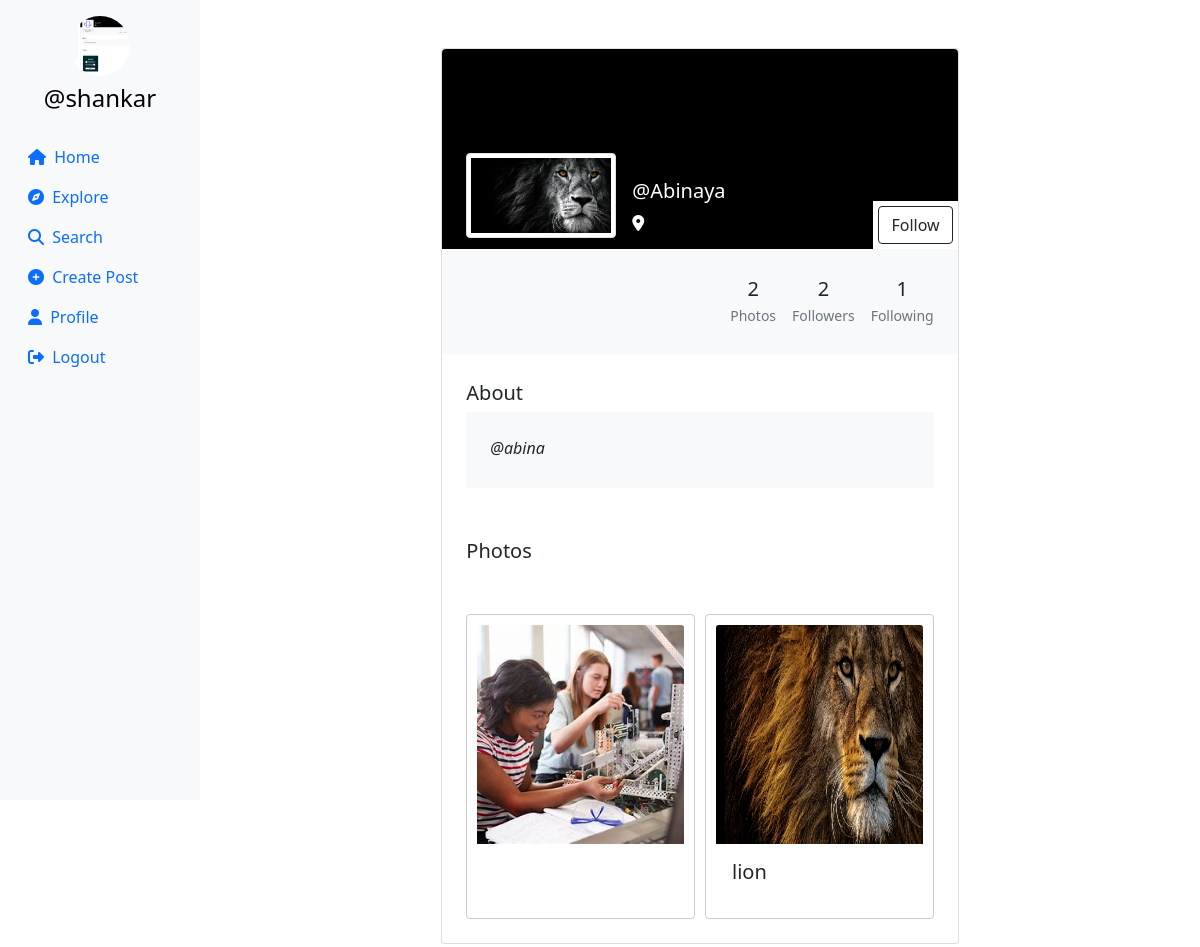
The app's page /profile/Abinaya (signed in) with its own data.
### userauth/models.py (models this page shows, shortened)
class Profile(models.Model):
    user = models.ForeignKey(User, on_delete=models.CASCADE)
    id_user = models.IntegerField(primary_key=True, default=0)
    bio = models.TextField(blank=True, default='')
    profileimg = models.ImageField(upload_to='profile_images', default='blank-profile-picture.png')
    location = models.CharField(max_length=100, blank=True, default='')

class Post(models.Model):
    id = models.UUIDField(primary_key=True, default=uuid.uuid4)
    user = models.CharField(max_length=100)
    image = models.ImageField(upload_to='post_images')
    caption = models.TextField()
    created_at = models.DateTimeField(default=datetime.now)
    no_of_likes = models.IntegerField(default=0)

### userauth/views.py (the view, shortened to what this page needs)
# urls.py: path('profile/<str:id_user>', views.profile),
@login_required(login_url='/loginn')
def profile(request,id_user):
    user_object = User.objects.get(username=id_user)
    print(user_object)
    profile = Profile.objects.get(user=request.user)
    user_profile = Profile.objects.get(user=user_object)
    user_posts = Post.objects.filter(user=id_user).order_by('-created_at')
    user_post_length = len(user_posts)
    follower = request.user.username
    user = id_user
    if Followers.objects.filter(follower=follower, user=user).first():
        follow_unfollow = 'Unfollow'
    else:
        follow_unfollow = 'Follow'
    user_followers = len(Followers.objects.filter(user=id_user))
    user_following = len(Followers.objects.filter(follower=id_user))
    context = {
        'user_object': user_object,
        'user_profile': user_profile,
        'user_posts': user_posts,
        'user_post_length': user_post_length,
        'profile': profile,
        'follow_unfollow':follow_unfollow,
        'user_followers': user_followers,
        'user_following': user_following,
    }
    return render(request, 'profile.html', context)

### templates/profile.html (shortened to what this page needs)
{% load static %}
<!DOCTYPE html>
<html lang="en">
<head>
    <link rel="stylesheet" href="https://maxcdn.bootstrapcdn.com/bootstrap/4.5.2/css/bootstrap.min.css">
    <link href="https://cdn.jsdelivr.net/npm/bootstrap@5.0.2/dist/css/bootstrap.min.css" rel="stylesheet"
>
    <link rel="stylesheet" href="{% static 'css/app.css' %}">
</head>
<body>
    {% load static %}
    <div class="container-fluid">
        <div class="row">
            <nav class="col-md-2 d-none d-md-block sidebar" style="position: fixed;">
                <div class="text-center mt-3">
                    <img src="{{profile.profileimg.url}}" alt="Profile Picture" class="profile-pic">
                    <h4 class="mt-2"><a href="/profile/{{user}}" style="text-decoration:none;">@{{user}}</a></h4>
                </div>
                <ul class="nav flex-column mt-4">
                    <li class="nav-item">
                        <a class="nav-link active" href="/">
                            <i class="fa-solid fa-house mr-1"></i> Home
                        </a>
                    </li>
                    <li class="nav-item">
                        <a class="nav-link" href="/explore">
                            <i class="fa-solid fa-compass mr-1"></i> Explore
                        </a>
                    </li>
                    <li class="nav-item">
                        <a class="nav-link" href="#" data-bs-toggle="modal" data-bs-target="#exampleModal3">
                            <i class="fa-solid fa-magnifying-glass mr-1"></i> Search
                        </a>
                    </li>
                    <li class="nav-item">
                        <a class="nav-link" href="#" data-bs-toggle="modal" data-bs-target="#exampleModal2"
                            data-bs-whatever="@getbootstrap">
                            <i class="fa-solid fa-circle-plus mr-1"></i> Create Post
                        </a>
                    </li>
                    <li class="nav-item">
                        <a class="nav-link" href="/profile/{{user}}">
                            <i class="fa-solid fa-user mr-1"></i> Profile
                        </a>
                    </li>
                    <li class="nav-item">
                        <a class="nav-link" href="/logoutt">
                            <i class="fa-solid fa-right-from-bracket mr-1"></i> Logout
                        </a>
                    </li>
                </ul>
            </nav>
            {% load static %}
            <main role="main" class="col-md-9 ml-sm-auto col-lg-10 px-md-4">
                <section class="gradient-custom-2">
                    <div class="container py-5">
                        <div class="row d-flex justify-content-center align-items-center h-100">
                            <div class="col col-lg-9 col-xl-7">
                                <div class="card">
                                    <div class="rounded-top text-white d-flex flex-row"
                                        style="background:black; height:200px;">
                                        <div class="ms-4  d-flex flex-column" style="width: 150px; margin-top:5rem;">
                                            <img src="{{user_profile.profileimg.url}}" alt="Generic placeholder image"
                                                class="img-fluid img-thumbnail mt-4 mb-2"
                                                style="width: 150px; z-index: 1">
                                        </div>
                                        <div class="ms-3" style="margin-top: 130px;">
                                            <h5>@{{user_profile.user}}</h5>
                                            <p><i class="fa-solid fa-location-dot"></i> {{user_profile.location}}</p>
                                        </div>
                                        <div style="margin-inline-start: auto; margin-top: auto;background:white;">
                                        <form action="/follow" method="POST">
                                            {% csrf_token %}  {% if user != user_profile.user %}
                                            <button type="submit" class="btn btn-outline-dark"
                                                data-mdb-ripple-color="dark" style="z-index: 1; margin: 5px;"
                                                data-bs-toggle="modal" data-bs-target="#exampleModal1"
                                                data-bs-whatever="@getbootstrap">
                                                {{follow_unfollow}}
                                            </button>
                                            {% endif %}
</form>
                                        </div>
                                    </div>
                                    <div class="p-4 text-black" style="background-color: #f8f9fa;">
                                        <div class="d-flex justify-content-end text-center py-1">
                                            <div>
                                                <p class="mb-1 h5">{{user_post_length}}</p>
                                                <p class="small text-muted mb-0">Photos</p>
                                            </div>
                                            <div class="px-3">
                                                <p class="mb-1 h5">{{user_followers}}</p>
                                                <p class="small text-muted mb-0">Followers</p>
                                            </div>
                                            <div>
                                                <p class="mb-1 h5">{{user_following}}</p>
                                                <p class="small text-muted mb-0">Following</p>
                                            </div>
                                        </div>
                                    </div>
                                    <div class="card-body p-4 text-black">
                                        <div class="mb-5">
                                            <p class="lead fw-normal mb-1">About</p>
                                            <div class="p-4" style="background-color: #f8f9fa;">
                                                <p class="font-italic mb-1">{{user_profile.bio}}</p>
                                            </div>
                                        </div>
                                        <div class="mb-5">
                                            <p class="lead fw-normal mb-1">Photos</p>
                                        </div>
                                        <div class="image-grid">
                                            {% for pos in user_posts %}
                                            <div class="card image-item">
                                                <img src="{{pos.image.url}}" class="card-img-top" alt="..."
                                                    style="width: 219px;height: 219px;">
                                                <div class="card-body">
                                                    <h5 class="card-title">{{pos.caption}}</h5>
                                                </div>
                                            </div>
                                            {% endfor %}
                                        </div>
                                    </div>
                                </div>
                            </div>
                        </div>
                    </div>
                </section>
            </main>
        </div>
    </div>
</body>
</html>

### templates/profile.html (style rules this page uses)
.sidebar { background-color: #f8f9fa; height: 100vh; color: black; }
.profile-pic { width: 60px; height: 60px; border-radius: 50%; object-fit: cover; }
a { color: black; }
.image-grid { display: grid; grid-template-columns: repeat(auto-fill, minmax(200px, 1fr)); gap: 10px; }
.image-item { border: 1px solid #ccc; padding: 10px; }
.image-item img { max-width: 100%; height: auto; }

### records on screen
Profile: profileimg (picture)
Profile: profileimg (picture), user "Abinaya", bio "@abina"
Post: image (picture)
Post: image (picture), caption "lion"

### other values on screen
{{ user }} "shankar"
{{ follow_unfollow }} "Follow"
{{ user_post_length }} "2"
{{ user_followers }} "2"
{{ user_following }} "1"
